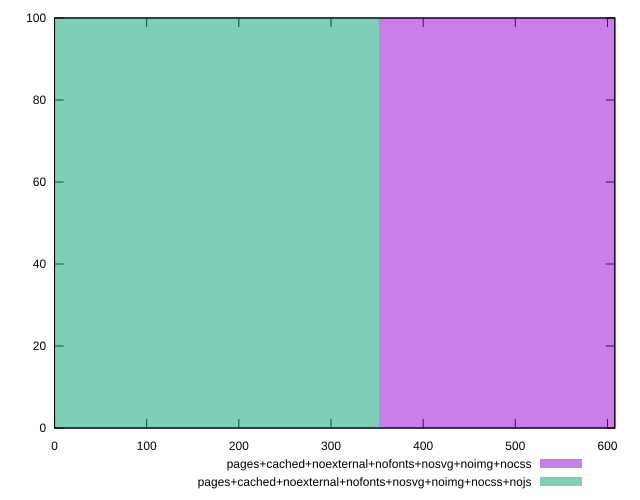

Write the gnuplot code that produced this figure.
reset

$pagesCachedNoexternalNofontsNosvgNoimgNocss <<EOF
704.4201440057701 100
EOF

$pagesCachedNoexternalNofontsNosvgNoimgNocssNojs <<EOF
0 100
EOF

set key outside below
set boxwidth 704.4201440057701
set xrange [0:608]
set yrange [0:100]
set trange [0:100]
set style fill transparent solid 0.5 noborder
set terminal svg size 640, 500 enhanced background rgb 'white'
set output "report_00008_2021-01-22T20:58:29.167/uses-rel-preload/comparison/histogram/12_vs_13.svg"

plot $pagesCachedNoexternalNofontsNosvgNoimgNocss title "pages+cached+noexternal+nofonts+nosvg+noimg+nocss" with boxes, \
     $pagesCachedNoexternalNofontsNosvgNoimgNocssNojs title "pages+cached+noexternal+nofonts+nosvg+noimg+nocss+nojs" with boxes

reset
